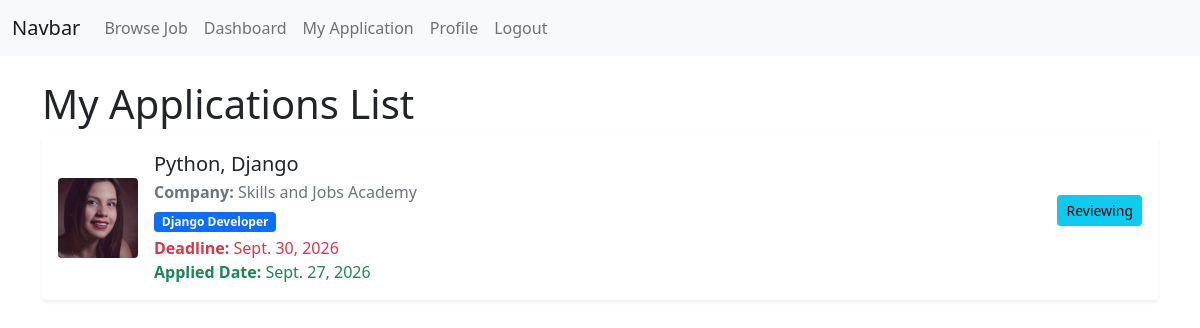
The page /my-applications/ (signed in) on the database its author committed.
### JobPortalApp/models.py (models this page shows, shortened)
class ApplyJobModel(models.Model):
  applied_by = models.ForeignKey(
    SeekerProfileModel,
    on_delete=models.CASCADE,
    related_name='applied_by_info',
    null=True
  )
  applied_job = models.ForeignKey(
    JobPostModel,
    on_delete=models.CASCADE,
    related_name='applied_job_info',
    null=True
  )
  STATUS_CHOICES = [
        ('Pending', 'Pending'),
        ('Reviewing', 'Reviewing'),
        ('Interview', 'Interview'),
        ('Rejected', 'Rejected'),
        ('Accepted', 'Accepted'),
    ]
  status = models.CharField(max_length=20, choices=STATUS_CHOICES, default='Pending', null=True)
  resume = models.FileField(upload_to='seeker_resume', null=True)
  applied_at = models.DateField(auto_now_add=True, null=True)

class JobPostModel(models.Model):
  posted_by = models.ForeignKey(
    RecruiterProfileModel,
    on_delete=models.CASCADE,
    related_name='job_post_info',
    null=True
  )
  category = models.ForeignKey(
    CategoryModel,
    on_delete=models.CASCADE,
    null=True
  )
  title = models.CharField(max_length=200, null=True)
  number_of_openings = models.PositiveIntegerField(null=True)
  description = models.TextField(null=True)
  skills_set = models.TextField(null=True)
  deadline = models.DateField(null=True)
  salary = models.FloatField(null=True)
  created_at = models.DateField(auto_now_add=True, null=True)
  updated_at = models.DateField(auto_now=True, null=True)

class RecruiterProfileModel(models.Model):
  recruiter = models.OneToOneField(
    CustomUserModel,
    on_delete=models.CASCADE,
    related_name='recruiter_profile',
    null=True
  )
  company_name=models.CharField(max_length=100, null=True)
  address = models.TextField(null=True)
  contact = models.CharField(max_length=20, null=True)
  logo = models.ImageField(upload_to='company_logo', null=True)
  created_at = models.DateField(auto_now_add=True, null=True)
  updated_at = models.DateField(auto_now=True, null=True)

class CategoryModel(models.Model):
  name = models.CharField(max_length=200, null=True)

### JobPortalApp/views.py (the view)
# urls.py: path('my-applications/',my_application,name='my_application'),
def my_application(request):
    try:
        my_application = ApplyJobModel.objects.filter(applied_by = request.user.seeker_profile)
    except:
        messages.error(request, 'Please, Update your profile first.')
        return redirect('update_profile_view')
    context = {
        'application_list': my_application,
        'title': 'My Application Page',
        'form_title': 'Apply Job Info Form',
        'form_btn': 'Apply',
    }
    return render(request, 'my-applications.html',context)

### JobPortalApp/templates/my-applications.html
{% extends 'master/base.html' %}
{% block content %}
  <h1>My Applications List</h1>
  {% for job in application_list %}
    <div class="card shadow-sm border-0 mb-3 mt-2">
      <div class="card-body">
        <div class="d-flex align-items-center">
          <div class="flex-shrink-0 me-3">
            <img src="{{ job.applied_job.posted_by.logo.url }}" alt="{{ job.applied_job.posted_by.company_name }}" class="rounded" style="width: 80px; height: 80px; object-fit: cover;" />
          </div>
          <div class="flex-grow-1">
            <h5 class="mb-1">{{ job.applied_job.title }}</h5>
            <p class="mb-1 text-muted">
              <strong>Company:</strong>
              {{ job.applied_job.posted_by.company_name }}
            </p>
            <p class="mb-1">
              <span class="badge bg-primary">{{ job.applied_job.category.name }}</span>
            </p>
            <div class="row">
                <p class="mb-0 text-danger">
              <strong>Deadline:</strong>
              {{ job.applied_job.deadline }}
            </p>
            <p class="mb-0 text-success">
              <strong>Applied Date:</strong>
              {{ job.applied_at }}
            </p>
            </div>
          </div>
          <div class="text-end">
            <p class="btn btn-sm btn-info">{{job.status}}</p>
          </div>
        </div>
      </div>
    </div>
  {% endfor %}
{% endblock %}

### JobPortalApp/templates/master/base.html (shortened to what this page needs)
<!doctype html>
<html lang="en">
  <head>
    <link href="https://cdn.jsdelivr.net/npm/bootstrap@5.0.2/dist/css/bootstrap.min.css" rel="stylesheet">
  </head>
  <body>
    {% include 'master/nav.html' %}
    <div class="container mt-4">
      {% block content %}
      {% endblock content %}
    </div>
  </body>
</html>

### JobPortalApp/templates/master/nav.html (shortened to what this page needs)
<nav class="navbar navbar-expand-lg navbar-light bg-light">
  <div class="container-fluid">
    <a class="navbar-brand" href="#">Navbar</a>
    <div class="collapse navbar-collapse" id="navbarSupportedContent">
      <ul class="navbar-nav me-auto mb-2 mb-lg-0">
        <li class="nav-item">
          <a class="nav-link" href="{% url 'browse_job_view' %}">Browse Job</a>
        </li>
        {% if request.user.is_authenticated %}
          {% if request.user.user_type == 'Seeker' %}
            <li class="nav-item">
              <a class="nav-link" href="{% url 'dashboard_view' %}">Dashboard</a>
            </li>
            <li class="nav-item">
              <a class="nav-link" href="{% url 'my_application' %}">My Application</a>
            </li>
          {% endif %}
          <li class="nav-item">
            <a class="nav-link" href="{% url 'profile_view' %}">Profile</a>
          </li>
          <li class="nav-item">
            <a class="nav-link" href="{% url 'logout_view' %}">Logout</a>
          </li>
        {% endif %}
      </ul>
    </div>
  </div>
</nav>

### rows shown on the page
ApplyJobModel: applied_job.posted_by.logo (picture), applied_job "Python, Django", applied_job.posted_by.company_name "Skills and Jobs Academy", applied_job.category.name "Django Developer", applied_job.deadline "Sept. 30, 2026", applied_at "Sept. 27, 2026", status "Reviewing"
